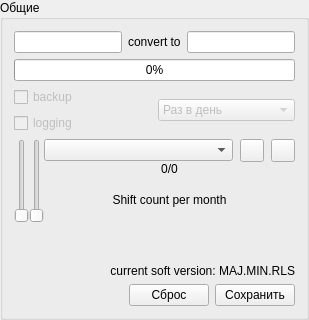
         <widget class="QGroupBox" name="groupBox_6">
          <property name="title">
           <string>Общие</string>
          </property>
          <layout class="QGridLayout" name="gridLayout_13">
           <item row="0" column="0">
            <layout class="QGridLayout" name="gridLayout_5">
             <item row="0" column="0">
              <widget class="QLineEdit" name="lineEdit_3"/>
             </item>
             <item row="0" column="1">
              <widget class="QLabel" name="label_5">
               <property name="text">
                <string>convert to</string>
               </property>
              </widget>
             </item>
             <item row="0" column="2">
              <widget class="QLineEdit" name="lineEdit_4"/>
             </item>
             <item row="1" column="0" colspan="3">
              <widget class="QProgressBar" name="progressBar">
               <property name="value">
                <number>0</number>
               </property>
              </widget>
             </item>
            </layout>
           </item>
           <item row="1" column="0">
            <layout class="QHBoxLayout" name="horizontalLayout_10">
             <item>
              <layout class="QVBoxLayout" name="verticalLayout_4">
               <item>
                <widget class="QCheckBox" name="checkBox_3">
                 <property name="enabled">
                  <bool>false</bool>
                 </property>
                 <property name="text">
                  <string>backup</string>
                 </property>
                </widget>
               </item>
               <item>
                <widget class="QCheckBox" name="checkBox">
                 <property name="enabled">
                  <bool>false</bool>
                 </property>
                 <property name="sizePolicy">
                  <sizepolicy hsizetype="Minimum" vsizetype="Fixed">
                   <horstretch>0</horstretch>
                   <verstretch>0</verstretch>
                  </sizepolicy>
                 </property>
                 <property name="toolTip">
                  <string>Логирование изменений</string>
                 </property>
                 <property name="text">
                  <string>logging</string>
                 </property>
                </widget>
               </item>
              </layout>
             </item>
             <item>
              <layout class="QVBoxLayout" name="verticalLayout">
               <item>
                <widget class="QComboBox" name="comboBoxBackup">
                 <property name="enabled">
                  <bool>false</bool>
                 </property>
                 <item>
                  <property name="text">
                   <string>Раз в день</string>
                  </property>
                 </item>
                 <item>
                  <property name="text">
                   <string>Раз в неделю</string>
                  </property>
                 </item>
                 <item>
                  <property name="text">
                   <string>Раз в месяц</string>
                  </property>
                 </item>
                </widget>
               </item>
              </layout>
             </item>
            </layout>
           </item>
           <item row="2" column="0">
            <layout class="QGridLayout" name="gridLayout_4">
             <property name="spacing">
              <number>0</number>
             </property>
             <item row="0" column="0">
              <layout class="QHBoxLayout" name="horizontalLayout_5">
               <item>
                <widget class="QSlider" name="sliderFirst">
                 <property name="maximum">
                  <number>7</number>
                 </property>
                 <property name="pageStep">
                  <number>1</number>
                 </property>
                 <property name="value">
                  <number>0</number>
                 </property>
                 <property name="orientation">
                  <enum>Qt::Vertical</enum>
                 </property>
                 <property name="invertedAppearance">
                  <bool>false</bool>
                 </property>
                 <property name="invertedControls">
                  <bool>false</bool>
                 </property>
                </widget>
               </item>
               <item>
                <widget class="QSlider" name="sliderSecond">
                 <property name="minimum">
                  <number>0</number>
                 </property>
                 <property name="maximum">
                  <number>7</number>
                 </property>
                 <property name="pageStep">
                  <number>1</number>
                 </property>
                 <property name="value">
                  <number>0</number>
                 </property>
                 <property name="orientation">
                  <enum>Qt::Vertical</enum>
                 </property>
                </widget>
               </item>
              </layout>
             </item>
             <item row="0" column="1">
              <layout class="QVBoxLayout" name="verticalLayout_2">
               <property name="spacing">
                <number>0</number>
               </property>
               <item>
                <layout class="QHBoxLayout" name="horizontalLayout_13">
                 <property name="spacing">
                  <number>7</number>
                 </property>
                 <item>
                  <widget class="QComboBox" name="comboBoxSchedule">
                   <property name="sizePolicy">
                    <sizepolicy hsizetype="Expanding" vsizetype="Fixed">
                     <horstretch>0</horstretch>
                     <verstretch>0</verstretch>
                    </sizepolicy>
                   </property>
                  </widget>
                 </item>
                 <item>
                  <widget class="QToolButton" name="buttonDeleteSchedule">
                   <property name="toolTip">
                    <string>Удалить расписание</string>
                   </property>
                   <property name="icon">
                    <iconset resource="resource.qrc">
                     <normaloff>:/image/icons/delete.png</normaloff>:/image/icons/delete.png</iconset>
                   </property>
                  </widget>
                 </item>
                 <item>
                  <widget class="QToolButton" name="buttonAddSchedule">
                   <property name="toolTip">
                    <string>Добавить расписание</string>
                   </property>
                   <property name="icon">
                    <iconset resource="resource.qrc">
                     <normaloff>:/image/icons/add.png</normaloff>:/image/icons/add.png</iconset>
                   </property>
                  </widget>
                 </item>
                </layout>
               </item>
               <item>
                <widget class="QLabel" name="labelSchedule">
                 <property name="text">
                  <string>0/0</string>
                 </property>
                 <property name="alignment">
                  <set>Qt::AlignCenter</set>
                 </property>
                </widget>
               </item>
               <item>
                <widget class="QLabel" name="labelShiftCount">
                 <property name="sizePolicy">
                  <sizepolicy hsizetype="Preferred" vsizetype="Expanding">
                   <horstretch>0</horstretch>
                   <verstretch>0</verstretch>
                  </sizepolicy>
                 </property>
                 <property name="text">
                  <string>Shift count per month</string>
                 </property>
                 <property name="alignment">
                  <set>Qt::AlignCenter</set>
                 </property>
                </widget>
               </item>
              </layout>
             </item>
            </layout>
           </item>
           <item row="3" column="0">
            <spacer name="verticalSpacer">
             <property name="orientation">
              <enum>Qt::Vertical</enum>
             </property>
             <property name="sizeHint" stdset="0">
              <size>
               <width>20</width>
               <height>35</height>
              </size>
             </property>
            </spacer>
           </item>
           <item row="4" column="0">
            <widget class="QLabel" name="labelVersion">
             <property name="text">
              <string>current soft version: MAJ.MIN.RLS</string>
             </property>
             <property name="alignment">
              <set>Qt::AlignRight|Qt::AlignTrailing|Qt::AlignVCenter</set>
             </property>
            </widget>
           </item>
           <item row="5" column="0">
            <layout class="QHBoxLayout" name="horizontalLayout_12">
             <item>
              <spacer name="horizontalSpacer_2">
               <property name="orientation">
                <enum>Qt::Horizontal</enum>
               </property>
               <property name="sizeHint" stdset="0">
                <size>
                 <width>40</width>
                 <height>20</height>
                </size>
               </property>
              </spacer>
             </item>
             <item>
              <widget class="QPushButton" name="pushButton_2">
               <property name="text">
                <string>Сброс</string>
               </property>
              </widget>
             </item>
             <item>
              <widget class="QPushButton" name="buttonSaveSettings">
               <property name="text">
                <string>Сохранить</string>
               </property>
              </widget>
             </item>
            </layout>
           </item>
          </layout>
         </widget>
